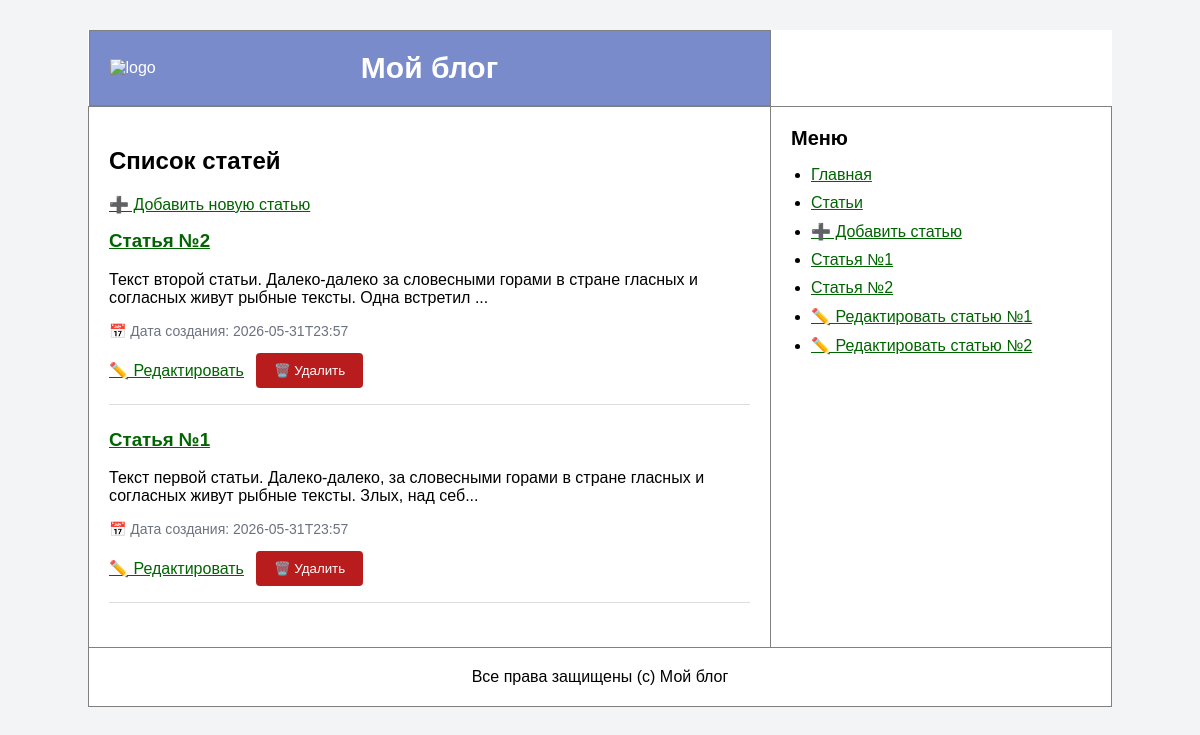
The page / on the database its author committed.
### tables this page shows
CREATE TABLE articles (
                id INTEGER PRIMARY KEY AUTOINCREMENT,
                author_id INTEGER NOT NULL,
                name VARCHAR(255) NOT NULL,
                text TEXT NOT NULL,
                created_at DATETIME NOT NULL DEFAULT CURRENT_TIMESTAMP
            );

### src/Controllers/ArticlesController.php (called while the page is built, shortened)
<?php
class ArticlesController
{
    public function index(): void
    {
        $articles = Article::findAll();
        $this->render('articles/index.php', ['articles' => $articles]);
    }
    private function render(string $view, array $params = [], ?string $title = null): void
    {
        extract($params);
        require __DIR__ . '/../../views/' . $view;
        require __DIR__ . '/../../main.php';
    }
}

### src/Models/Article.php (called while the page is built, shortened)
<?php
class Article
{
    public function __construct(array $row)
    {
        $this->id = (int) $row['id'];
        $this->name = $row['name'];
        $this->text = $row['text'];
        $this->createdAt = $row['created_at'];
    }
    public static function findAll(): array
    {
        $db = Database::getConnection();
        $statement = $db->query('SELECT * FROM articles ORDER BY id DESC');
        $articles = [];
        while ($row = $statement->fetch(PDO::FETCH_ASSOC)) {
            $articles[] = new self($row);
        }
        return $articles;
    }
}

### views/articles/index.php (the view)
<h2>Список статей</h2>
<p>
    <a href="/drainglistpiha/kursach/articles/create">➕ Добавить новую статью</a>
</p>
<?php if (empty($articles)): ?>
    <p>Статей пока нет. Будьте первым, кто напишет статью!</p>
<?php else: ?>
    <?php foreach ($articles as $article): ?>
        <article class="article-card">
            <h3>
                <a href="/drainglistpiha/kursach/articles/<?= $article->id ?>">
                    <?= htmlspecialchars($article->name, ENT_QUOTES, 'UTF-8') ?>
                </a>
            </h3>
            <p>
                <?= htmlspecialchars(mb_substr($article->text, 0, 120), ENT_QUOTES, 'UTF-8') ?>...
            </p>
            <p class="date">
                📅 Дата создания: <?= htmlspecialchars($article->createdAt, ENT_QUOTES, 'UTF-8') ?>
            </p>
            <div class="actions">
                <a href="/drainglistpiha/kursach/article/<?= $article->id ?>/edit">✏️ Редактировать</a>
                <form
                    method="post"
                    action="/drainglistpiha/kursach/articles/<?= $article->id ?>/delete"
                    class="inline-form"
                    onsubmit="return confirm('Удалить статью? Вместе со статьёй удалятся все её комментарии.');"
                >
                    <button type="submit" class="danger-button">🗑️ Удалить</button>
                </form>
            </div>
        </article>
    <?php endforeach; ?>
<?php endif; ?>

### styles/styles.css (style rules this page uses)
body { margin: 0; font-family: Arial, sans-serif; background-color: #f3f4f6; }
a, a:visited { color: darkgreen; }
.article-card { margin-bottom: 24px; padding-bottom: 16px; border-bottom: 1px solid #ddd; }
.article-card h3 { margin-top: 0; }
.date { color: #6b7280; font-size: 14px; }
button { padding: 10px 18px; background: rgba(32, 62, 169, 0.9); color: white; border: none; border-radius: 4px; cursor: pointer; }
.actions { display: flex; align-items: center; gap: 12px; flex-wrap: wrap; margin-top: 12px; }
.inline-form { display: inline; margin: 0; }
.danger-button { background: #b91c1c; }

### rows shown on the page
articles: name "Статья №2", text "Текст второй статьи. Далеко-далеко за словесными горами в стране гласных и согласных живут рыбные тексты. Одна встретил", created_at "2026-05-31T23:57"
articles: name "Статья №1", text "Текст первой статьи. Далеко-далеко, за словесными горами в стране гласных и согласных живут рыбные тексты. Злых, над себ", created_at "2026-05-31T23:57"
